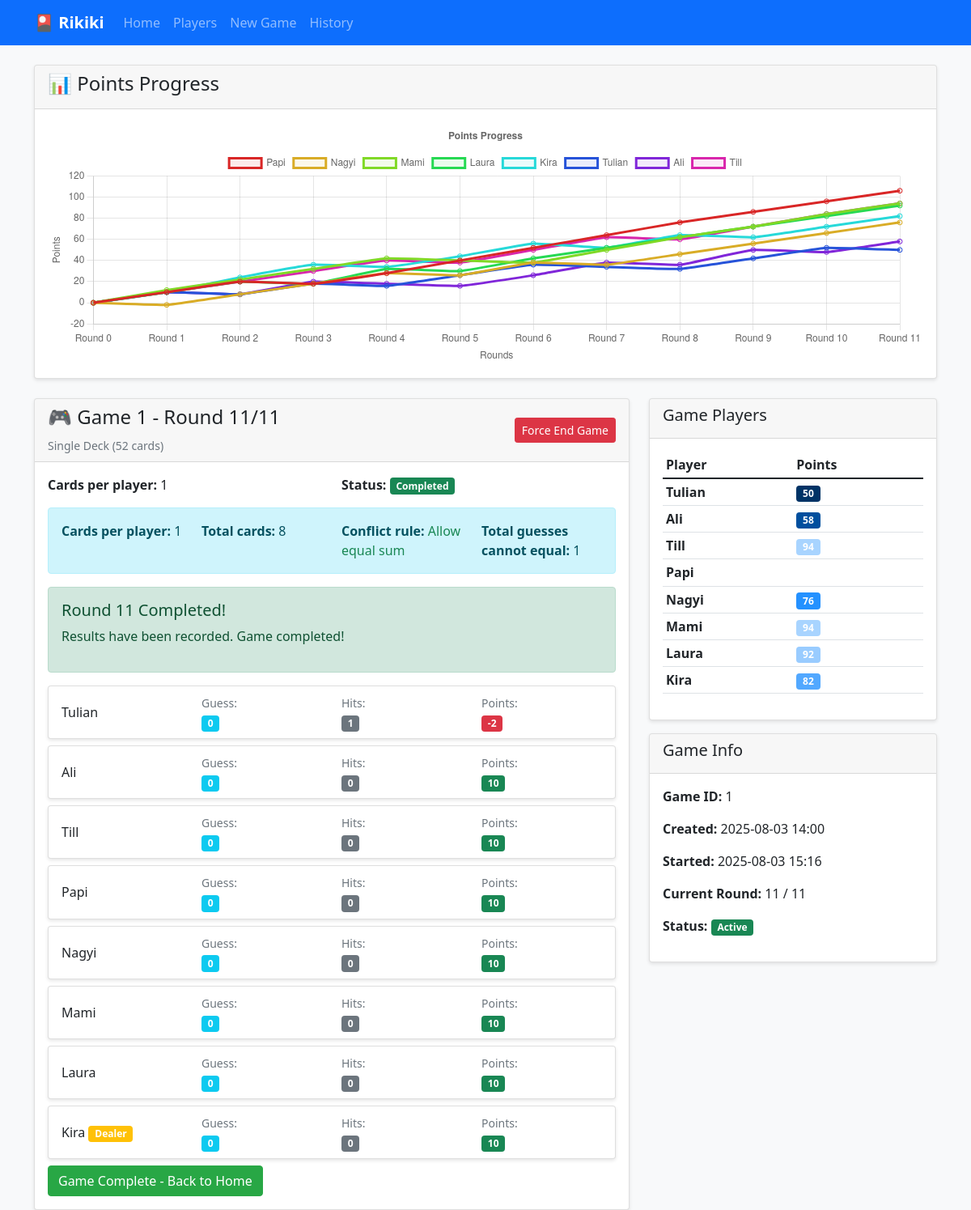
Before: /game/1 with the older database file.
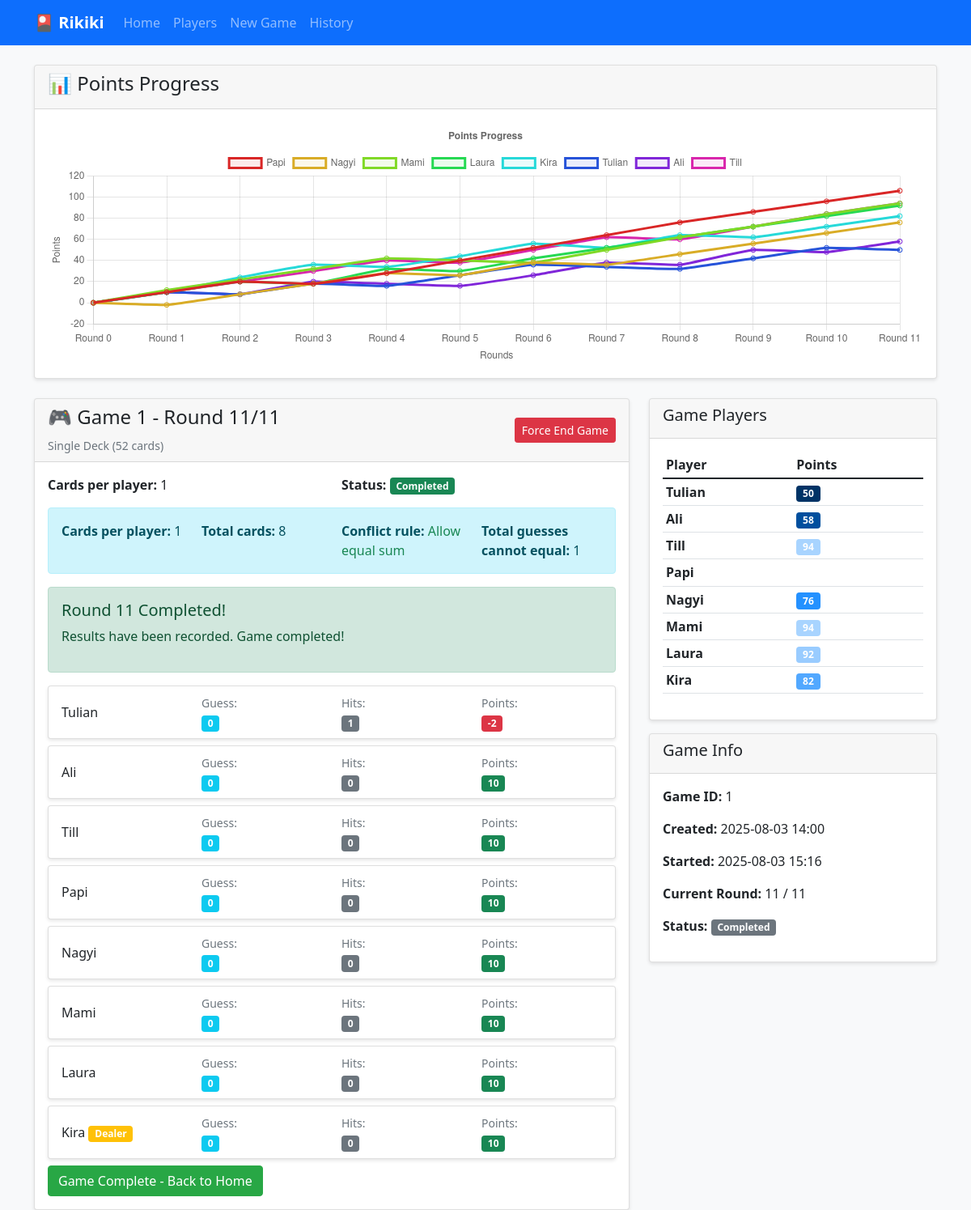
After: the same page with the newer database file.
### app.py (the view)
@app.route('/game/<int:game_id>')
def game(game_id):
    game = Game.query.get_or_404(game_id)
    current_round = Round.query.filter_by(game_id=game_id, round_number=game.current_round).first()
    if not current_round:
        flash('No current round found!', 'error')
        return redirect(url_for('index'))
    round_results = RoundResult.query.filter_by(round_id=current_round.id).all()
    game_players = GamePlayer.query.filter_by(game_id=game_id).all()
    n_players = len(game_players)
    dealer_index = game.current_dealer_index
    ordered_players = []
    for i in range(n_players):
        player_index = (dealer_index + 1 + i) % n_players
        ordered_players.append(game_players[player_index])
    chart_data = {
        'labels': [],
        'datasets': []
    }
    completed_rounds = [r for r in game.rounds if r.is_completed]
    chart_data['labels'] = ['Round 0']
    for round_obj in completed_rounds:
        chart_data['labels'].append(f'Round {round_obj.round_number}')
    for i, game_player in enumerate(game_players):
        player_data = {
            'label': game_player.player.nickname,
            'data': [],
            'borderColor': f'hsl({i * 360 // len(game_players)}, 70%, 50%)',
            'backgroundColor': f'hsla({i * 360 // len(game_players)}, 70%, 50%, 0.1)',
            'tension': 0.1
        }
        player_data['data'] = [0]
        cumulative_points = 0
        for round_obj in completed_rounds:
            round_result = RoundResult.query.filter_by(
                round_id=round_obj.id,
                player_id=game_player.player.id
            ).first()
            if round_result:
                cumulative_points += round_result.points
            player_data['data'].append(cumulative_points)
        chart_data['datasets'].append(player_data)
    return render_template('game.html',
                         game=game,
                         current_round=current_round,
                         round_results=round_results,
                         game_players=ordered_players,
                         chart_data=chart_data)

### templates/game.html (shortened to what the changed rows need)
{% extends "base.html" %}
{% block content %}
<div class="row">
    <div class="col-md-4">
        <div class="card">
            <div class="card-body">
                <div class="table-responsive">
                    <table class="table table-sm">
                        <thead>
                            <tr>
                                <th>Player</th>
                                <th>Points</th>
                            </tr>
                        </thead>
                    </table>
                </div>
            </div>
        </div>
        <div class="card mt-3">
            <div class="card-body">
                <p><strong>Status:</strong>
                    {% if game.is_active %}
                        <span class="badge bg-success">Active</span>
                    {% else %}
                        <span class="badge bg-secondary">Completed</span>
                    {% endif %}
                </p>
            </div>
        </div>
    </div>
</div>
{% endblock %}

Changed rows visible on the page:
changed Game id 1: is_active True → False (drawn)
Other visible differences:
text no longer shown: "Active"
text now shown: "Completed"
